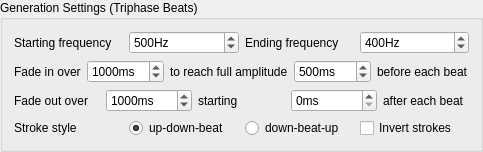
        <widget class="QGroupBox" name="estimTriphaseSettingsBox">
         <property name="enabled">
          <bool>true</bool>
         </property>
         <property name="title">
          <string>Generation Settings (Triphase Beats)</string>
         </property>
         <layout class="QGridLayout" name="gridLayout_9">
          <item row="1" column="0" colspan="2">
           <layout class="QHBoxLayout" name="estimTriphaseFrequencyHorizontalLayout">
            <item>
             <widget class="QLabel" name="estimTriphaseStartingFrequencyLabel">
              <property name="toolTip">
               <string>Carrier frequency of the e-stim signal at the start of the game</string>
              </property>
              <property name="text">
               <string>Starting frequency</string>
              </property>
             </widget>
            </item>
            <item>
             <widget class="QSpinBox" name="estimTriphaseStartingFrequencySpinbox">
              <property name="toolTip">
               <string>Carrier frequency of the e-stim signal at the start of the game</string>
              </property>
              <property name="suffix">
               <string>Hz</string>
              </property>
              <property name="minimum">
               <number>50</number>
              </property>
              <property name="maximum">
               <number>8000</number>
              </property>
              <property name="singleStep">
               <number>10</number>
              </property>
              <property name="value">
               <number>500</number>
              </property>
             </widget>
            </item>
            <item>
             <widget class="QLabel" name="estimTriphaseEndingFrequencyLabel">
              <property name="toolTip">
               <string>Carrier frequency of the e-stim signal at the start of the game (lower frequencies are more intense)</string>
              </property>
              <property name="text">
               <string>Ending frequency</string>
              </property>
             </widget>
            </item>
            <item>
             <widget class="QSpinBox" name="estimTriphaseEndingFrequencySpinbox">
              <property name="toolTip">
               <string>Carrier frequency of the e-stim signal at the start of the game (lower frequencies are more intense)</string>
              </property>
              <property name="suffix">
               <string>Hz</string>
              </property>
              <property name="minimum">
               <number>50</number>
              </property>
              <property name="maximum">
               <number>8000</number>
              </property>
              <property name="singleStep">
               <number>10</number>
              </property>
              <property name="value">
               <number>400</number>
              </property>
             </widget>
            </item>
           </layout>
          </item>
          <item row="3" column="0" colspan="2">
           <layout class="QHBoxLayout" name="estimBeatFadeInHorizontalLayout">
            <item>
             <widget class="QLabel" name="label_11">
              <property name="text">
               <string>Fade in over</string>
              </property>
             </widget>
            </item>
            <item>
             <widget class="QSpinBox" name="estimBeatFadeInTimeSpinBox">
              <property name="toolTip">
               <string>This is how long it will take to ramp up the signal when coming up to a beat.</string>
              </property>
              <property name="suffix">
               <string>ms</string>
              </property>
              <property name="maximum">
               <number>10000</number>
              </property>
              <property name="singleStep">
               <number>50</number>
              </property>
              <property name="value">
               <number>1000</number>
              </property>
             </widget>
            </item>
            <item>
             <widget class="QLabel" name="label_12">
              <property name="text">
               <string>to reach full amplitude</string>
              </property>
             </widget>
            </item>
            <item>
             <widget class="QSpinBox" name="estimBeatFadeInAnticipationTimeSpinBox">
              <property name="toolTip">
               <string>Full stimulation will be reached this long before the beat.</string>
              </property>
              <property name="suffix">
               <string>ms</string>
              </property>
              <property name="maximum">
               <number>30000</number>
              </property>
              <property name="singleStep">
               <number>50</number>
              </property>
              <property name="value">
               <number>500</number>
              </property>
             </widget>
            </item>
            <item>
             <widget class="QLabel" name="label_13">
              <property name="text">
               <string>before each beat</string>
              </property>
             </widget>
            </item>
           </layout>
          </item>
          <item row="10" column="0" colspan="2">
           <layout class="QHBoxLayout" name="estimTriphaseStrokeStyleHorizontalLayout">
            <item>
             <widget class="QLabel" name="estimTriphaseStrokeStyleLabel">
              <property name="toolTip">
               <string>Choose the 'style' of stroking that should be simulated.</string>
              </property>
              <property name="text">
               <string>Stroke style</string>
              </property>
             </widget>
            </item>
            <item>
             <widget class="QRadioButton" name="estimUpDownBeatRadioButton">
              <property name="toolTip">
               <string>A full up-and-down stroke is timed so that it finishes on the beat. It will pause at the bottom of the stroke if there is no beat shortly after.</string>
              </property>
              <property name="text">
               <string>up-down-beat</string>
              </property>
              <property name="checked">
               <bool>true</bool>
              </property>
             </widget>
            </item>
            <item>
             <widget class="QRadioButton" name="estimDownBeatUpRadioButton">
              <property name="toolTip">
               <string>A full down-and-up stroke is timed so that the bottom of the stroke falls on the beat. After the up-stroke, it will pause at the top of the stroke if there is no beat shortly after.</string>
              </property>
              <property name="text">
               <string>down-beat-up</string>
              </property>
             </widget>
            </item>
            <item>
             <widget class="QCheckBox" name="estimInvertStrokesCheckBox">
              <property name="toolTip">
               <string>Adjust the phase of the signal so that the sensations seem 'upside down'. Useful for a different sensation, or if the electrode positions are swapped.</string>
              </property>
              <property name="text">
               <string>Invert strokes</string>
              </property>
             </widget>
            </item>
           </layout>
          </item>
          <item row="4" column="0" colspan="2">
           <layout class="QHBoxLayout" name="estimBeatFadeOutHorizontalLayout">
            <item>
             <widget class="QLabel" name="label_16">
              <property name="text">
               <string>Fade out over</string>
              </property>
             </widget>
            </item>
            <item>
             <widget class="QSpinBox" name="estimBeatFadeOutTimeSpinBox">
              <property name="toolTip">
               <string>This is how long it takes to ramp down the signal again after a beat.</string>
              </property>
              <property name="suffix">
               <string>ms</string>
              </property>
              <property name="maximum">
               <number>10000</number>
              </property>
              <property name="singleStep">
               <number>50</number>
              </property>
              <property name="value">
               <number>1000</number>
              </property>
             </widget>
            </item>
            <item>
             <widget class="QLabel" name="label_15">
              <property name="text">
               <string>starting</string>
              </property>
             </widget>
            </item>
            <item>
             <widget class="QSpinBox" name="estimBeatFadeOutDelaySpinBox">
              <property name="toolTip">
               <string>The signal will start fading away this long after the beat.</string>
              </property>
              <property name="suffix">
               <string>ms</string>
              </property>
              <property name="maximum">
               <number>30000</number>
              </property>
              <property name="singleStep">
               <number>50</number>
              </property>
             </widget>
            </item>
            <item>
             <widget class="QLabel" name="label_14">
              <property name="text">
               <string>after each beat</string>
              </property>
             </widget>
            </item>
           </layout>
          </item>
         </layout>
        </widget>
